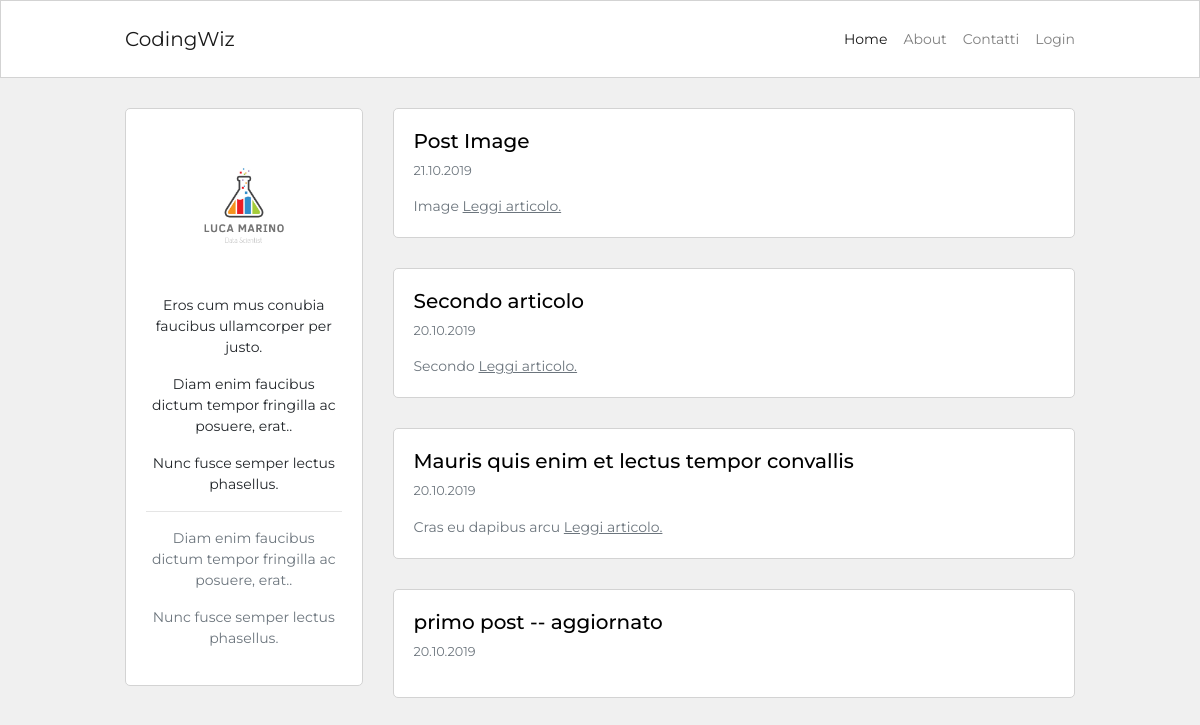
Before: / with the older database file.
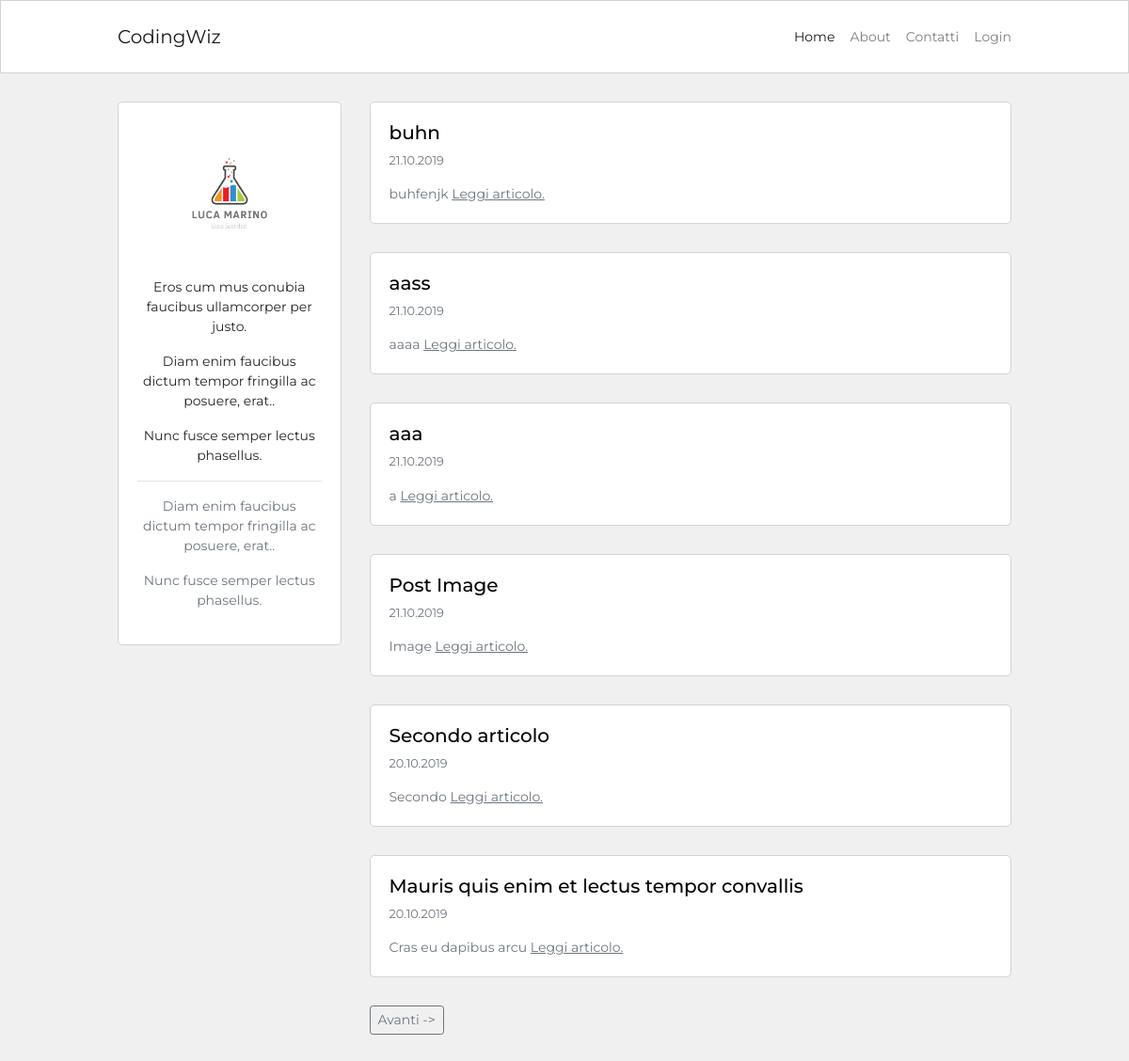
After: the same page with the newer database file.
### blog/models.py (models this page shows, shortened)
class Post(db.Model):
    id = db.Column(db.Integer, primary_key=True)
    user_id = db.Column(db.Integer, db.ForeignKey('user.id'), nullable=False)
    created_at = db.Column(db.DateTime, default=datetime.now)
    title = db.Column(db.String(120), nullable=False)
    description = db.Column(db.String(240))
    body = db.Column(db.Text(), nullable=False)
    slug = db.Column(db.String(250))
    image = db.Column(db.String(120))

### blog/routes.py (the view)
@app.route('/')
def homepage():
    page_number = request.args.get('page', 1, type=int)
    posts = Post.query.order_by(Post.created_at.desc()).paginate(page_number, 6, True)
    if posts.has_next:
        next_page = url_for('homepage', page=posts.next_num)
    else:
        next_page = None
    if posts.has_prev:
        previous_page = url_for('homepage', page=posts.prev_num)
    else:
        previous_page = None
    return render_template("homepage.html",
                           posts=posts,
                           current_page=page_number,
                           next_page=next_page,
                           previous_page=previous_page)

### blog/templates/homepage.html (shortened to what this page needs)
{% extends 'base.html' %}
{% block content %}
    <div class="container content-container">
        <div class="row no-gutters">
            <div class="col-md-9 order-md-2">
                {% for post in posts.items %}
                    <div class="single-post-home">
                        <h5>
                            <a class="custom-link"
                               href="{{ url_for('post_detail', post_slug=post.slug) }}">
                                {{ post.title }}
                            </a>
                        </h5>
                        <p class="p-small-two text-muted">{{ post.created_at.strftime('%d.%m.%Y') }}</p>
                        {% if post.description %}
                            <p class="p-small-one text-muted mb-0">
                                {{ post.description }}
                                <a class="read-more" href="{{ url_for('post_detail', post_slug=post.slug) }}">Leggi
                                    articolo.</a>
                            </p>
                        {% endif %}
                    </div>
                {% endfor %}
                <div class="pagination-block">
                    {% if next_page %}
                        <a class="btn btn-sm btn-outline-secondary" href="{{ next_page }}">Avanti -> </a>
                    {% endif %}
                </div>
            </div>
            <div class="col-md-3 order-md-1">
                {% include 'about_me_snippet.html' %}
            </div>
        </div>
    </div>
{% endblock %}

Changed rows visible on the page:
no longer on this page (row unchanged): Post: title "primo post -- aggiornato", created_at "20.10.2019"
added Post: title "buhn", created_at "21.10.2019", description "buhfenjk"
added Post: title "aass", created_at "21.10.2019", description "aaaa"
added Post: title "aaa", created_at "21.10.2019", description "a"
Other visible differences:
text now shown: "Avanti ->"
